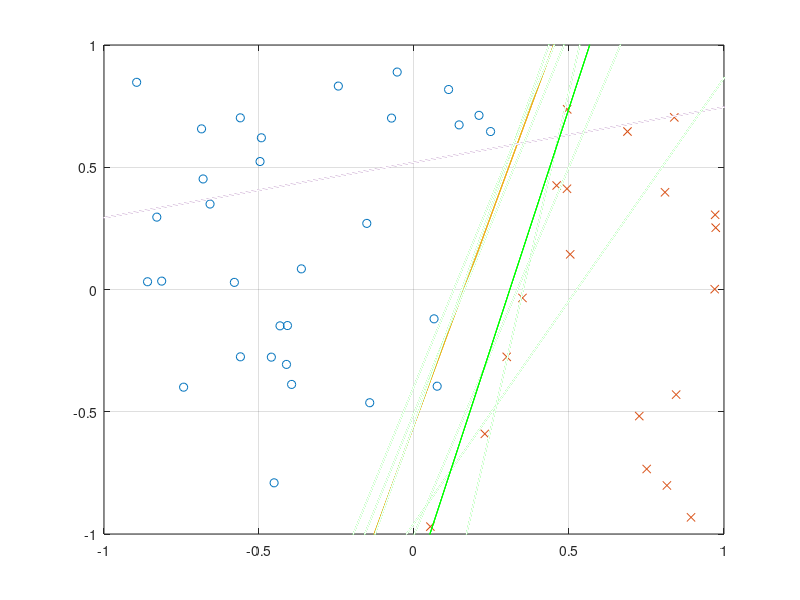

Source code (MATLAB):
clear
p = 5; % dimensionality of the augmented input space
N = 50; % number of training patterns - size of the training epoch
% PART 1: Generation of the training and validation sets.
X = 2*rand(p-1, 2*N)-1;
nn = round((2*N-1)*rand(N,1))+1;
X(:,nn) = sin(X(:,nn));
X = [X; ones(1,2*N)];
wht = 3*rand(1,p)-1; wht = wht/norm(wht);
wht
D = (wht*X >= 0);
Xv = X(:, N+1:2*N) ;
Dv = D(:, N+1:2*N) ;
X = X(:, 1:N) ;
D = D(:, 1:N) ;
% [X; D]
pr = [1, 3];
Xp = X(pr, :);
wp = wht([pr p]); % projection of the weight vector
c0 = find(D==0); c1 = find(D==1);
% c0 and c1 are vectors of pointers to input patterns X
% belonging to the class 0 or 1, respectively.
figure(1), clf reset
plot(Xp(1,c0),Xp(2,c0),'o', Xp(1, c1), Xp(2, c1),'x')
% The input patterns are plotted on the selected projection
% plane. Patterns belonging to the class 0, or 1 are marked
% with 'o' , or 'x' , respectively
axis(axis), hold on
% The axes and the contents of the current plot are frozen
% Superimposition of the projection of the separation plane on the
% plot. The projection is a straight line. Four points lying on this
% line are found from the line equation wp . x = 0
L = [-1 1] ;
S = -diag([1 1]./wp(1:2))*(wp([2,1])'*L +wp(3)) ;
plot([S(1,:) L], [L S(2,:)]), grid, drawnow
% PART 2: Learning
eta = 0.5; % The training gain.
wh = 2*rand(1,p)-1;
% Random initialisation of the weight vector with values
% from the range [-1, +1]. An example of an initial
% weight vector follows
% Projection of the initial decision plane which is orthogonal
% to wh is plotted as previously:
wp = wh([pr p]); % projection of the weight vector
S = -diag([1 1]./wp(1:2))*(wp([2,1])'*L +wp(3)) ;
plot([S(1,:) L], [L S(2,:)]), grid on, drawnow
C = 50; % Maximum number of training epochs
E = [C+1, zeros(1,C)]; % Initialization of the vector of the total sums of squared errors over an epoch.
WW = zeros(C*N, p); % The matrix WW will store all weight
% vector whone weight vector per row of the matrix WW
c = 1; % c is an epoch counter
cw = 0 ; % cw total counter of weight updates
while (E(c)>1)|(c==1)
c = c+1;
plot([S(1,:) L], [L S(2,:)], 'w'), drawnow
for n = 1:N
eps = D(n) - ((wh*X(:,n)) >= 0); % eps(n) = d(n) - y(n)
wh = wh + eta*eps*X(:,n)'; % The Perceptron Learning Law
cw = cw + 1;
WW(cw, :) = wh/norm(wh); % The updated and normalised weight vector is stored in WW for feature plotting
E(c) = E(c) + abs(eps) ; % |eps| = eps^2
end;
wp = wh([pr p]); % projection of the weight vector
S = -diag([1 1]./wp(1:2))*(wp([2,1])'*L +wp(3)) ;
plot([S(1,:) L], [L S(2,:)], 'g'), drawnow
end;
% After every pass through the set of training patterns the projection of the current decision plane which is determined by the current weight vector is plotted after the previous projection has been erased.
WW = WW(1:cw, pr);
E = E(2:c+1)